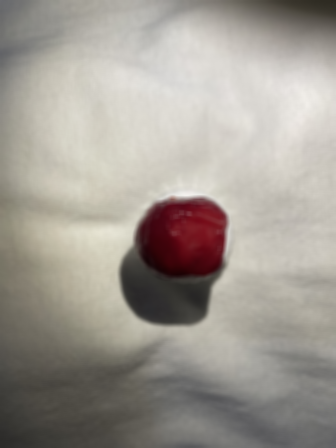
#> input picture all_images_dataset/0-01-V2-W_average.png, 336 x 448 px; its folder holds only this picture in this run
$ python automatic_segmentation.py
#> lines starting #> are read from the running program, lines starting #| are printed output that depends on the picture; after the words box and inside, x2 and y2 are one past the last pixel; in counts of white or black regions, pixels touching at a corner belong together

import cv2
import numpy as np
import os
import glob
from collections import defaultdict


HSV_RANGES = {
    'acerola': {
        'W': {'lower': np.array([138, 52, 0]), 'upper': np.array([179, 255, 255])},
        'B': {'lower': np.array([0, 71, 48]), 'upper': np.array([179, 255, 255])}
    },
    'lemon': {
        'W': {'lower': np.array([0, 46, 0]), 'upper': np.array([59, 255, 255])},
        'B': {'lower': np.array([0, 72, 49]), 'upper': np.array([177, 255, 255])}
    },
    'cherry_tomato': {
        'W': {'lower': np.array([0, 78, 67]), 'upper': np.array([79, 255, 255])},
        'B': {'lower': np.array([0, 51, 190]), 'upper': np.array([179, 255, 255])}
    },
    'khaki': {
        'W': {'lower': np.array([0, 76, 0]), 'upper': np.array([85, 255, 255])},
        'B': {'lower': np.array([0, 66, 61]), 'upper': np.array([179, 255, 255])}
    },
    'banana': {
        'W': {'lower': np.array([0, 62, 0]), 'upper': np.array([179, 255, 255])},
        'B': {'lower': np.array([0, 62, 69]), 'upper': np.array([179, 255, 255])}
    },
    'lime': {
        'W': {'lower': np.array([0, 52, 0]), 'upper': np.array([179, 255, 255])},
        'B': {'lower': np.array([0, 26, 73]), 'upper': np.array([179, 255, 255])}
    },
    'clove_lemon': {
        'W': {'lower': np.array([0, 82, 0]), 'upper': np.array([179, 255, 255])},
        'B': {'lower': np.array([0, 0, 0]), 'upper': np.array([106, 255, 255])}
    },
    'avocado': {
        'W': {'lower': np.array([0, 0, 0]), 'upper': np.array([179, 255, 114])},
        'B': {'lower': np.array([0, 55, 62]), 'upper': np.array([179, 255, 255])}
    },
    'bergamot': {
        'W': {'lower': np.array([0, 63, 0]), 'upper': np.array([179, 255, 255])},
        'B': {'lower': np.array([2, 40, 70]), 'upper': np.array([179, 255, 255])}
    },
    'pear': {
        'W': {'lower': np.array([0, 33, 1]), 'upper': np.array([61, 255, 255])},
        'B': {'lower': np.array([0, 64, 42]), 'upper': np.array([179, 255, 255])}
    },
}

CLASS_ID_MAPPING = {
    '0': "acerola",
    '1': "lemon",
    '2': "cherry_tomato",
    '3': "khaki",
    '4': "banana",
    '5': "lime",
    '6': "clove_lemon",
    '7': "avocado",
    '8': "bergamot",
    '9': "pear"
}

def clean_mask(mask):
    """Final post-processing."""
    kernel = np.ones((5, 5), np.uint8)
    clean_mask = cv2.morphologyEx(mask, cv2.MORPH_CLOSE, kernel, iterations=2)
    return clean_mask

def segment_by_specific_color(image, fruit_class, background_type):
    if image is None: return None

    if fruit_class not in HSV_RANGES or background_type not in HSV_RANGES[fruit_class]:
        print(f"  -> WARNING: HSV rule for '{fruit_class}' with background '{background_type}' not defined. Returning black mask.")
        return np.zeros(image.shape[:2], dtype="uint8")

    hsv = cv2.cvtColor(image, cv2.COLOR_BGR2HSV)
    params = HSV_RANGES[fruit_class][background_type]

    mask = cv2.inRange(hsv, params['lower'], params['upper'])

    if 'lower2' in params:
        mask2 = cv2.inRange(hsv, params['lower2'], params['upper2'])
        mask = cv2.bitwise_or(mask, mask2)

    final_mask = clean_mask(mask)
    return final_mask

# Note: The IoU function is not used in this batch script, but is kept for completeness.
def calculate_iou(gt_mask, pred_mask):
    """Calculates the Intersection over Union (IoU) metric between two masks."""
    if gt_mask is None or pred_mask is None: return 0.0
    gt_mask = gt_mask > 127
    pred_mask = pred_mask > 127
    intersection = np.logical_and(gt_mask, pred_mask)
    union = np.logical_or(gt_mask, pred_mask)
    if np.sum(union) == 0: return 1.0 if np.sum(intersection) == 0 else 0.0
    iou_score = np.sum(intersection) / np.sum(union)
    return iou_score

if __name__ == '__main__':
    full_dataset_folder = 'all_images_dataset'
    # Folder where ALL generated masks will be saved
    output_masks_folder = 'masks_geradas_final'

    # Create the output folder if it doesn't exist
    os.makedirs(output_masks_folder, exist_ok=True)

    # Find all images in the input folder
    image_list = glob.glob(os.path.join(full_dataset_folder, '*.png'))
    total_images = len(image_list)

    if total_images == 0:
        print(f"ERROR: No images found in folder '{full_dataset_folder}'.")
        print("Please make sure to place all your images in this folder.")
    else:
        print(f"Found {total_images} images. Starting batch mask generation...")

    # Main loop to generate all masks
    for i, image_path in enumerate(image_list):
        base_name = os.path.basename(image_path)
        print(f"Processing {i+1}/{total_images}: {base_name}")

        class_id = base_name.split('-')[0]
        # Detect the background type ('W' or 'B') from the filename
        background_type = 'W' if '_W.' in base_name else 'B'

        # Check if the class ID exists in our mapping
        if class_id not in CLASS_ID_MAPPING:
            print(f"  -> WARNING: Mapping for class ID '{class_id}' not found. Skipping.")
            continue

        class_name = CLASS_ID_MAPPING[class_id]
        read_image = cv2.imread(image_path)
#> read_image is the input picture: shape (448, 336, 3); mean B, G, R 147.3, 154.9, 160.5

        # Generate the mask using the calibrated function
        generated_mask = segment_by_specific_color(read_image, class_name, background_type)
#> in segment_by_specific_color, `hsv = cv2.cvtColor(image, cv2.COLOR_BGR2HSV)`: hsv: shape (448, 336, 3); mean H, S, V 29.9, 26, 160.6
#> in segment_by_specific_color, `mask = cv2.inRange(hsv, params['lower'], params['upper'])`:
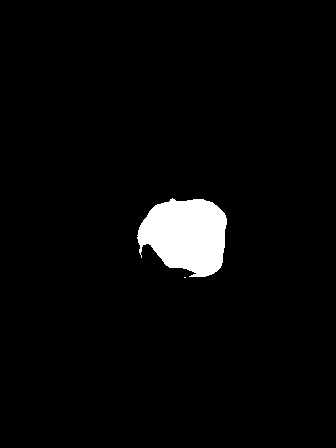
#> mask: shape (448, 336); 3.5% white; 2 white regions (1 under 20 px), largest, box (x1, y1, x2, y2) and area: (137, 198, 227, 277) 5226
#> in clean_mask, `clean_mask = cv2.morphologyEx(mask, cv2.MORPH_CLOSE, kernel, iteration..`: clean_mask: shape (448, 336); 3.5% white; 1 white region, box (x1, y1, x2, y2) and area: (137, 198, 227, 278) 5314

        if generated_mask is not None:
            # Save the mask in the output folder with the same name as the original image
            output_path = os.path.join(output_masks_folder, base_name)
            cv2.imwrite(output_path, generated_mask)
        else:
            print(f"  -> Failed to process image: {base_name}")

    print("\nBatch processing completed!")
    print(f"All masks were saved in '{output_masks_folder}'.")

$ run again, on all_images_dataset/0-03-V2-W_exp.png
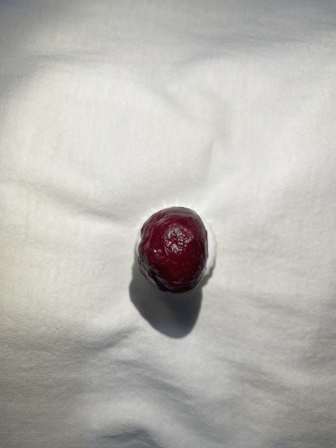
#> input picture all_images_dataset/0-03-V2-W_exp.png, 336 x 448 px
#> read_image is the input picture: shape (448, 336, 3); mean B, G, R 176.5, 181.4, 183.6
#> hsv: shape (448, 336, 3); mean H, S, V 34, 13.7, 183.8
#> in segment_by_specific_color, `mask = cv2.inRange(hsv, params['lower'], params['upper'])`:
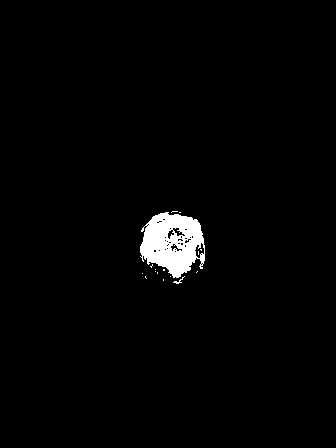
#> mask: shape (448, 336); 1.9% white; 16 white regions (14 under 20 px), largest, box (x1, y1, x2, y2) and area: (140, 212, 205, 278) 2848, (173, 276, 185, 284) 25
#> in clean_mask, `clean_mask = cv2.morphologyEx(mask, cv2.MORPH_CLOSE, kernel, iteration..`:
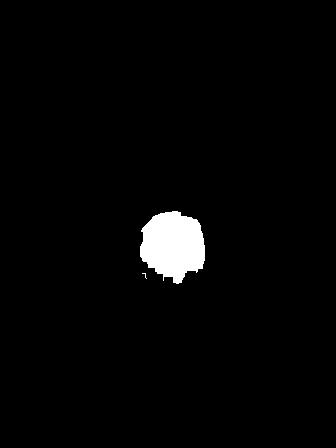
#> clean_mask: shape (448, 336); 2.3% white; 2 white regions (1 under 20 px), largest, box (x1, y1, x2, y2) and area: (140, 211, 205, 284) 3493

$ run again, on all_images_dataset/0-04-V1-B_average.png
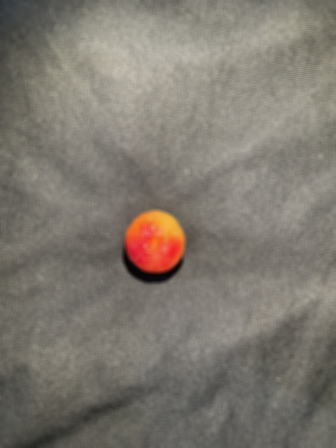
#> input picture all_images_dataset/0-04-V1-B_average.png, 336 x 448 px
#> read_image is the input picture: shape (448, 336, 3); mean B, G, R 112.1, 121, 127
#> hsv: shape (448, 336, 3); mean H, S, V 22.2, 27.5, 127
#> in segment_by_specific_color, `mask = cv2.inRange(hsv, params['lower'], params['upper'])`:
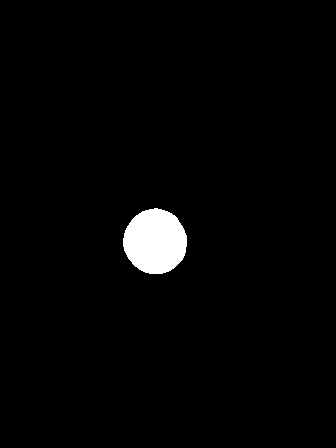
#> mask: shape (448, 336); 2.2% white; 1 white region, box (x1, y1, x2, y2) and area: (123, 208, 187, 274) 3267

$ run again, on all_images_dataset/0-04-V2-B.png
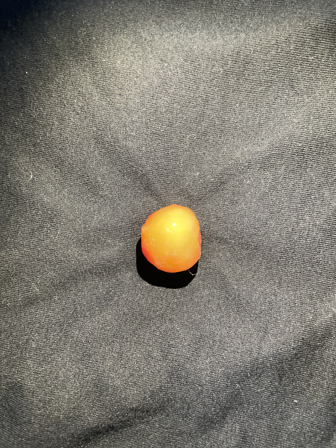
#> input picture all_images_dataset/0-04-V2-B.png, 336 x 448 px
#> read_image is the input picture: shape (448, 336, 3); mean B, G, R 114, 123.8, 127.9
#> hsv: shape (448, 336, 3); mean H, S, V 24.6, 27.2, 128.1
#> in segment_by_specific_color, `mask = cv2.inRange(hsv, params['lower'], params['upper'])`:
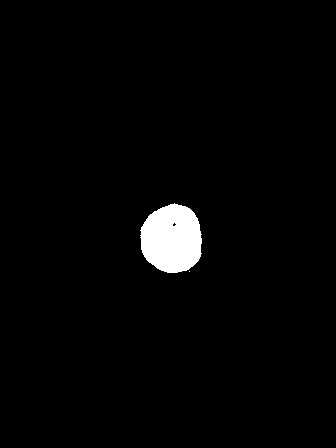
#> mask: shape (448, 336); 2.3% white; 2 white regions (1 under 20 px), largest, box (x1, y1, x2, y2) and area: (140, 203, 202, 273) 3390
#> clean_mask: shape (448, 336); 2.3% white; 1 white region, box (x1, y1, x2, y2) and area: (140, 203, 202, 273) 3416
